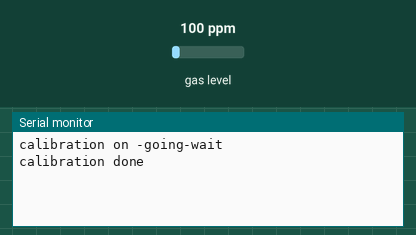
This sketch was run on a simulated ESP32. Parts: the last lines printed to the serial monitor. The inputs (shaded band) are chosen by the test bench; at power-on: gas level 100 ppm.

Above: at 7.2 s.
7.3 s: gas level set to 20 ppm
At 9.4 s:
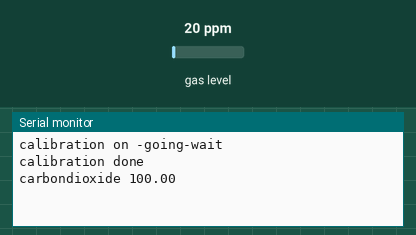
11.5 s: gas level set to 250 ppm
At 12.5 s:
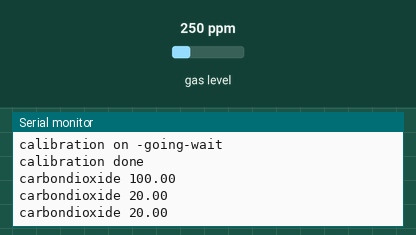
Timing chart, 0 to 14.5 s (numbered marks = the images above; inputs shaded):
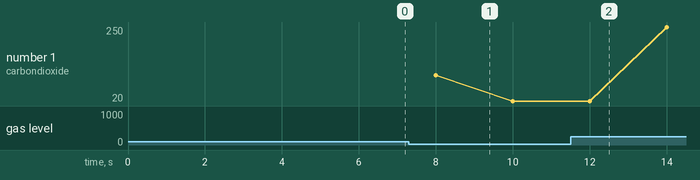

Measured:
- plotted number 1: 20 → 250 after the input at 11.5 s

The sketch:

co2_with_MQ135.ino
```cpp
#include <MQUnifiedsensor.h>
#define         Board                   "ESP-32"
#define         Pin                      35
#define         Type                     "MQ-135"
#define         Voltage_Resolution       3.3
#define         ADC_Bit_Resolution       12
#define         RatioMQ2CleanAir         9.83
#define         RatioMQ135CleanAir       3.6
MQUnifiedsensor MQ135(Board,Voltage_Resolution,ADC_Bit_Resolution,Pin,Type);
// follow link to understand the connection https://www.researchgate.net/publication/340412980_User_Manual
// operate the sensor in fresh air for some good time before the actual readings for your project

void setup() {
  Serial.begin(115200);
  MQ135.serialDebug(true);
  MQ135.setRegressionMethod(1);
  MQ135.setA(110.47);
  MQ135.setB(-2.862);
  MQ135.setRL(1);
  MQ135.init();
  MQ_calibration();
}

void loop() {
  MQ135.serialDebug();
  MQ135.update();
  String d = "carbondioxide";
  double CO2 = MQ135.readSensor();
  //double CO2 = _adc;
  delay(2000);
    Serial.println(d+" " +CO2);
}

// calibration for the carbondioxide sensor
 void MQ_calibration(){
            Serial.println(F("calibration on -going-wait"));
            float calcR0 = 0;
            for (int i =1;i<=10;i++){
                MQ135.update(); // update data: esp32 will read wth esp32
                calcR0 += MQ135.calibrate(RatioMQ135CleanAir);
            }
            delay(6000);
            MQ135.setR0(calcR0/10);
              Serial.println("calibration done");
            if(isinf(calcR0)){
                    Serial.println(F("R0 is infinite, check wiring"));
                    while(1);}
            if(calcR0==0){
                    Serial.println(F("R0 is zero, check wiring"));
                    while(1);}
            MQ135.serialDebug(false);
 }
```
